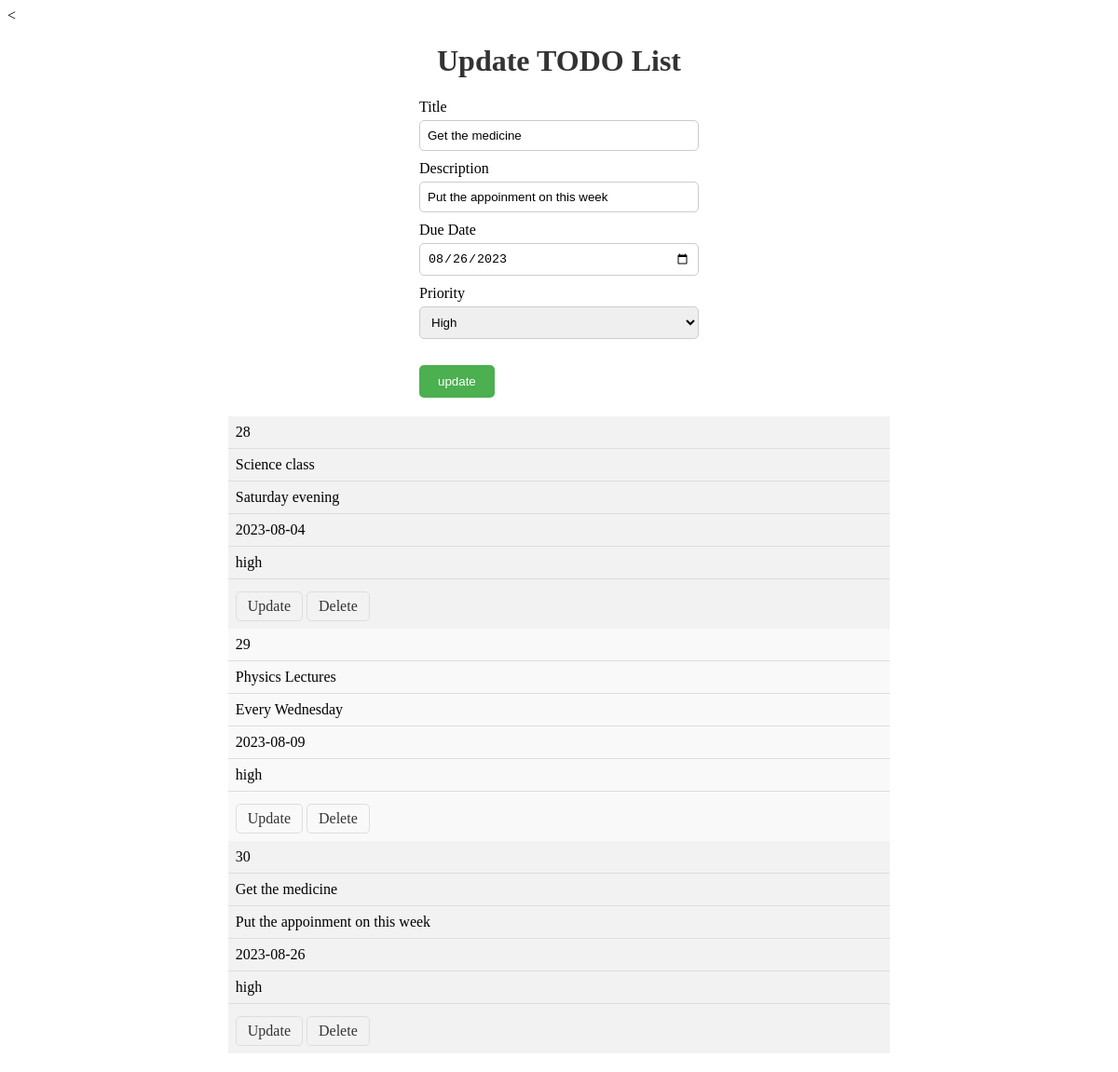
The page /index.php?id=30 on the database its author committed.
### tables this page shows
CREATE TABLE `details` (
  `id` int(11) NOT NULL,
  `title` varchar(100) NOT NULL,
  `description` varchar(200) NOT NULL,
  `date` date NOT NULL,
  `priority` varchar(100) NOT NULL
);

### index.php (the view, shortened to what this page needs)
<?php
    include ("connect.php");
    if(isset($_GET["id"])){
        $member_id = $_GET["id"];
        $query = "SELECT*from details WHERE id='$member_id'";
        $result = mysqli_query($con,$query);
        if($result){
            $row = mysqli_fetch_assoc($result);
            $title = $row['title'];
            $description = $row['description'];
            $date = $row['date'];
        }
        else{
            echo " Error fetching member details: ".mysqli_error($con);
            exit;
        }
    }
?>
<html>
<head>
<body>
<center><h1><?php if(isset($_GET["id"])){ echo "Update TODO List";} else {echo "TODO List";}?></h1></center>
<form action="index.php" method = "POST">
    <label for="title">Title</label>
    <input type="text" name = "title" value="<?php if(isset($_GET["id"])){ echo $title;} else {setValue("title");}?>">
    <br>
    <label for="description">Description</label>
    <input type="text" name = "description" value="<?php if(isset($_GET["id"])){ echo $description;} else {setValue("description");}?>">
    <br>
    <label for="date">Due Date</label>
    <input type="date" name = "date" value="<?php if(isset($_GET["id"])){ echo $date;} else {setValue("date");}?>">
    <br>
    <label for="Priority">Priority</label>
    <select name="priority" id="" >
        <option value="high" >High</option>
    </select>
    <br><br>
    <input type="submit" name="<?php if(isset($_GET["id"])) { echo "update";}else {echo "submit";}?>" value="<?php if(isset($_GET["id"])) { echo "update";}else {echo "submit";}?>">
</form>
<table>
    <tbody>
        <?php
            $query = "Select*FROM details";
            $result = mysqli_query($con,$query);
            while($row = mysqli_fetch_assoc($result)){?>
                <tr>
                    <td><?php echo $row['id'];?></td>
                    <td><?php echo $row['title'];?></td>
                    <td><?php echo $row['description'];?></td>
                    <td><?php echo $row['date'];?></td>
                    <td><?php echo $row['priority'];?></td>
                    <td><a href="index.php?id=<?php echo $row['id'];?>">Update</a>
                        <a href="delete.php?id=<?php echo $row['id'];?>">Delete</a>
                    </td>
                </tr>
            <?php
            }
            ?>
    </tbody>
</table>
</body>
</html>

### index.php (style rules this page uses)
h1 { color: #333; }
form { width: 300px; margin: 20px auto; }
label { display: block; margin-bottom: 5px; }
input[type="text"], input[type="date"], select { width: 100%; padding: 8px; margin-bottom: 10px; border: 1px solid #ccc; border-radius: 5px; }
select { width: 100%; }
input[type="submit"] { background-color: #4CAF50; color: #fff; border: none; padding: 10px 20px; cursor: pointer; border-radius: 5px; }
table { width: 60%; margin: 20px auto; border-collapse: collapse; }
th, td { padding: 8px; }
tr { background-color: #f9f9f9; }
tr:nth-child(odd) { background-color: #f2f2f2; }
td { border-bottom: 1px solid #ddd; display: block; padding: 8px; }
td:last-child { border-bottom: none; }
td a { display: inline-block; margin-top: 5px; text-decoration: none; padding: 6px 12px; border: 1px solid #ddd; border-radius: 5px; color: #333; }

### rows shown on the page
details: title "Get the medicine", description "Put the appoinment on this week", date "08/26/2023", id "30", date "2023-08-26", priority "high"
details: id "28", title "Science class", description "Saturday evening", date "2023-08-04", priority "high"
details: id "29", title "Physics Lectures", description "Every Wednesday", date "2023-08-09", priority "high"
